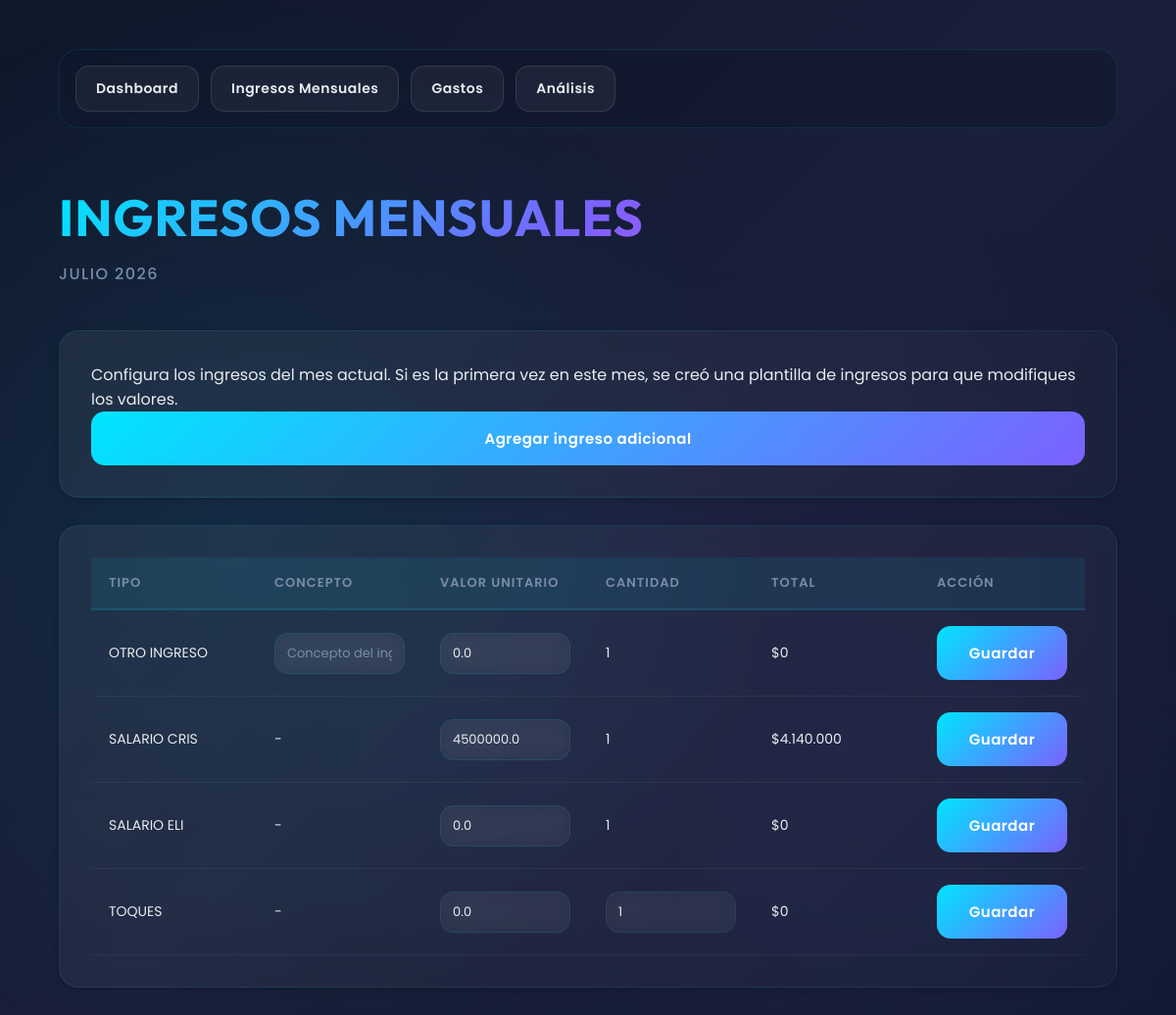
/ingresos_mensuales, run on the app's committed database.
### tables this page shows
CREATE TABLE ingresos (

        id INTEGER PRIMARY KEY AUTOINCREMENT,

        tipo_ingreso_id INTEGER,

        concepto_otro TEXT,

        valor_unitario REAL,

        cantidad INTEGER,

        total REAL,

        fecha TEXT, mes TEXT,

        FOREIGN KEY(tipo_ingreso_id)
        REFERENCES tipos_ingreso(id)
    );

CREATE TABLE tipos_ingreso (

        id INTEGER PRIMARY KEY AUTOINCREMENT,

        nombre TEXT UNIQUE NOT NULL,

        aplica_deduccion INTEGER NOT NULL,

        tipo_calculo TEXT NOT NULL,

        valor_unitario REAL DEFAULT 0
    );

### app.py (the view, shortened to what this page needs)
@app.route("/ingresos_mensuales")
def ingresos_mensuales():
    conn = get_connection()
    cur = conn.cursor()
    mes_actual = format_mes_label(datetime.now())
    fecha_inicio = datetime.now().replace(day=1).strftime("%Y-%m-%d")
    tipos = cur.execute("""
        SELECT *
        FROM tipos_ingreso
        ORDER BY nombre
    """).fetchall()
    ingresos = cur.execute("""
        SELECT
            ingresos.*,
            tipos_ingreso.nombre AS tipo_nombre,
            tipos_ingreso.tipo_calculo
        FROM ingresos
        INNER JOIN tipos_ingreso
        ON ingresos.tipo_ingreso_id = tipos_ingreso.id
        WHERE ingresos.mes = ?
        ORDER BY tipos_ingreso.nombre
    """, (mes_actual,)).fetchall()
    existing_tipo_ids = {ingreso["tipo_ingreso_id"] for ingreso in ingresos}
    conn.close()
    return render_template(
        "ingresos_mensuales.html",
        ingresos=ingresos,
        tipos=tipos,
        mes_actual=mes_actual
    )

### app.py (called while the page is built)
def get_connection():
    conn = sqlite3.connect(DB)
    conn.row_factory = sqlite3.Row
    return conn

def format_mes_label(date_obj):
    return f"{MONTH_NAMES[date_obj.month]} {date_obj.year}"

def format_pesos_colombianos(valor):
    return f"${valor:,.0f}".replace(",", ".")

### templates/ingresos_mensuales.html (shortened to what this page needs)
<!DOCTYPE html>
<html lang="es">
<head>
    <link rel="stylesheet" href="{{ url_for('static', filename='style.css') }}">
</head>
<body>
<div class="container">
    <div class="topbar">
        <a href="/">Dashboard</a>
        <a href="/ingresos_mensuales">Ingresos Mensuales</a>
        <a href="/gastos">Gastos</a>
        <a href="/analisis">Análisis</a>
    </div>
    <h1>INGRESOS MENSUALES</h1>
    <h2>{{ mes_actual }}</h2>
    <div class="box">
        <p>
            Configura los ingresos del mes actual. Si es la primera vez en este mes, se creó
            una plantilla de ingresos para que modifiques los valores.
        </p>
        <button id="btnAgregarIngreso" onclick="document.getElementById('nuevoIngresoForm').style.display='block'; this.style.display='none';">
            Agregar ingreso adicional
        </button>
    </div>
    <div class="box">
        <table class="table-6col-inputs">
            <thead>
                <tr>
                    <th>Tipo</th>
                    <th>Concepto</th>
                    <th>Valor Unitario</th>
                    <th>Cantidad</th>
                    <th>Total</th>
                    <th>Acción</th>
                </tr>
            </thead>
            <tbody>
                {% for ingreso in ingresos %}
                <tr>
                    <form method="POST" action="/actualizar_ingreso_mensual">
                        <td>{{ ingreso.tipo_nombre }}</td>
                        <td>
                            {% if ingreso.tipo_calculo == 'otro' %}
                                <input type="text" name="concepto_otro" value="{{ ingreso.concepto_otro or '' }}" placeholder="Concepto del ingreso">
                            {% else %}
                                -
                            {% endif %}
                        </td>
                        <td>
                            {% if ingreso.tipo_calculo == 'toques' %}
                                <input type="number" step="0.01" name="valor_unitario" value="{{ ingreso.valor_unitario }}">
                            {% else %}
                                <input type="number" step="0.01" name="valor_manual" value="{{ ingreso.valor_unitario }}">
                            {% endif %}
                        </td>
                        <td>
                            {% if ingreso.tipo_calculo == 'toques' %}
                                <input type="number" name="cantidad" value="{{ ingreso.cantidad }}">
                            {% else %}
                                1
                            {% endif %}
                        </td>
                        <td>{{ ingreso.total|pesos }}</td>
                        <td>
                            <button type="submit">Guardar</button>
                        </td>
                    </form>
                </tr>
                {% endfor %}
            </tbody>
        </table>
    </div>
</div>
</body>
</html>

### static/style.css (style rules this page uses)
* { margin:0; padding:0; box-sizing:border-box; }
html { scroll-behavior:smooth; }
body { background:linear-gradient(135deg, #0f172a 0%, #1a1f3a 50%, #0d1729 100%); color:#e8ecf1; font-family:'Poppins', sans-serif; min-height:100vh; overflow-x:hidden; position:relative; }
body::before { content:""; position:fixed; width:100%; height:100%; background: radial-gradient(circle at 20% 50%, rgba(0, 229, 255, 0.08) 0%, transparent 50%), radial-gradient(circle at 80% 80%, rgba(123, 97, 255, 0.08) 0%, transparent 50%); pointer-events:none; z-index:-1; }
.container { width:90%; max-width:1500px; margin:auto; padding:50px 0; }
.topbar { display:flex; gap:12px; margin-bottom:60px; flex-wrap:wrap; backdrop-filter:blur(10px); background:rgba(15, 23, 42, 0.5); padding:16px; border-radius:20px; border:1px solid rgba(0, 229, 255, 0.1); position:sticky; top:10px; z-index:100; }
.topbar a { text-decoration:none; color:#e8ecf1; padding:12px 20px; border-radius:14px; background:rgba(255, 255, 255, 0.05); border:1px solid rgba(255, 255, 255, 0.1); transition:all 0.3s cubic-bezier(0.4, 0, 0.2, 1); font-size:14px; font-weight:600; letter-spacing:0.5px; position:relative; overflow:hidden; }
.topbar a::before { content:""; position:absolute; inset:0; background:linear-gradient(90deg, rgba(0, 229, 255, 0.3), rgba(123, 97, 255, 0.3)); opacity:0; transition:opacity 0.3s; z-index:-1; }
h1 { font-family:'Outfit', sans-serif; font-size:52px; font-weight:700; background:linear-gradient(135deg, #00e5ff 0%, #7b61ff 50%, #ff4fd8 100%); -webkit-background-clip:text; -webkit-text-fill-color:transparent; background-clip:text; margin-bottom:14px; letter-spacing:1px; line-height:1.2; }
h2 { color:#7a8ba8; font-size:16px; margin-bottom:45px; letter-spacing:1.5px; text-transform:uppercase; font-weight:500; }
.box { background:linear-gradient(135deg, rgba(255, 255, 255, 0.06) 0%, rgba(255, 255, 255, 0.02) 100%); backdrop-filter:blur(10px); border:1px solid rgba(0, 229, 255, 0.1); border-radius:20px; padding:32px; margin-bottom:28px; overflow:hidden; box-shadow:0 2px 8px rgba(0, 0, 0, 0.2); transition:all 0.3s cubic-bezier(0.4, 0, 0.2, 1); }
form { display:flex; flex-direction:column; gap:18px; }
input, select { width:100%; padding:14px 18px; background:rgba(255, 255, 255, 0.06); border:1.5px solid rgba(0, 229, 255, 0.15); border-radius:14px; color:#e8ecf1; font-size:15px; font-family:'Poppins', sans-serif; transition:all 0.2s cubic-bezier(0.4, 0, 0.2, 1); backdrop-filter:blur(10px); }
input::placeholder { color:#7a8ba8; }
button { width:100%; padding:16px; border:none; border-radius:14px; background:linear-gradient(135deg, #00e5ff 0%, #7b61ff 100%); color:white; font-size:15px; font-weight:600; letter-spacing:0.5px; cursor:pointer; transition:all 0.2s cubic-bezier(0.4, 0, 0.2, 1); position:relative; overflow:hidden; font-family:'Poppins', sans-serif; }
button::before { content:""; position:absolute; inset:0; background:linear-gradient(135deg, rgba(255, 255, 255, 0.2), transparent); opacity:0; transition:opacity 0.2s; }
table { width:100%; border-collapse:collapse; overflow:hidden; table-layout:fixed; }
table thead { background:rgba(0, 229, 255, 0.08); }
table th { padding:16px 18px; text-align:left; color:#7a8ba8; font-size:13px; letter-spacing:1px; border-bottom:2px solid rgba(0, 229, 255, 0.15); font-weight:600; text-transform:uppercase; }
table td { padding:16px 18px; border-bottom:1px solid rgba(255, 255, 255, 0.05); color:#e8ecf1; font-size:14px; word-break:break-word; }
table td input, table td select { width:100%; min-width:0; box-sizing:border-box; padding:10px 12px; font-size:13px; background:rgba(255, 255, 255, 0.04); border:1px solid rgba(0, 229, 255, 0.1); }
table tr { transition:background 0.2s; }
@media (min-width:901px) { table { display:table; } }
@media (min-width:901px) { table thead { display:table-header-group; } }
@media (min-width:901px) { table tbody { display:table-row-group; } }
@media (min-width:901px) { table tr { display:table-row; } }
@media (min-width:901px) { table th, table td { display:table-cell; padding:16px 18px; overflow:visible; white-space:normal; } }

### data on the page
ingresos: tipo_nombre "OTRO INGRESO", valor_manual "0.0", shows "1", total|pesos "$0"
ingresos: tipo_nombre "SALARIO CRIS", valor_manual "4500000.0", shows "1", total|pesos "$4.140.000"
ingresos: tipo_nombre "SALARIO ELI", valor_manual "0.0", shows "1", total|pesos "$0"
ingresos: tipo_nombre "TOQUES", valor_unitario "0.0", cantidad "1", total|pesos "$0"

### other printed values
{{ mes_actual }} "JULIO 2026"
